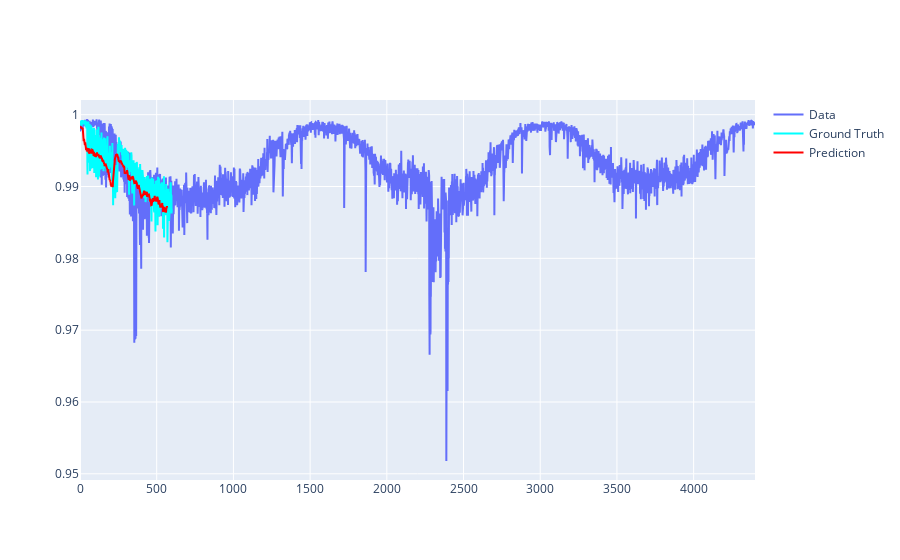

Notebook code cell kept with this figure:
### Code cell
trace1 = go.Scatter(
     y = train,
     mode = 'lines',
     name = 'Data'
 )

trace2 = go.Scatter(
     y = test,
     mode = 'lines',
     name = 'Ground Truth',
     line=dict(color='cyan', width=2)
 )

trace3 = go.Scatter(
     y = test_prediction,
     mode = 'lines',
     name = 'Prediction',
     line=dict(color='red', width=2)
 )

fig = go.Figure(data=[trace1, trace2, trace3])
fig.show()

### Figure 1 — Plotly figure (JSON) as saved in the notebook; plotly's stock layout.template omitted (floating-point values rounded to 4 significant figures; data arrays with more than 128 entries replaced by an {"elided": "..."} marker saying what was removed)
{"data": [{"mode": "lines", "name": "Data", "type": "scatter", "y": {"elided": "4401 float values"}}, {"line": {"color": "cyan", "width": 2}, "mode": "lines", "name": "Ground Truth", "type": "scatter", "y": {"elided": "599 float values"}}, {"line": {"color": "red", "width": 2}, "mode": "lines", "name": "Prediction", "type": "scatter", "y": {"elided": "569 float values"}}], "layout": {"autosize": true, "xaxis": {"autorange": true, "range": [0, 4400]}, "yaxis": {"autorange": true, "range": [0.9491, 1.002], "type": "linear"}}}
